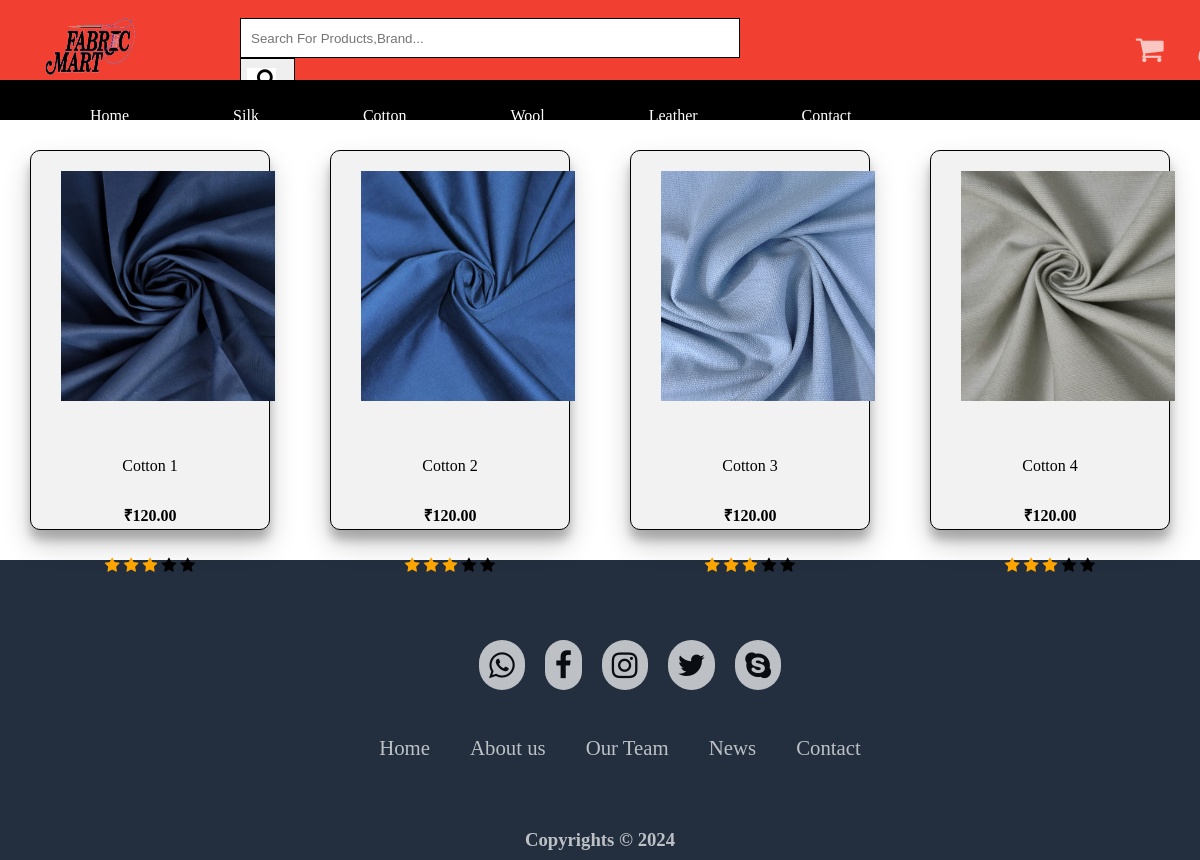
The app's page /cotton.php with its own data.
### tables this page shows
CREATE TABLE `products` (
  `id` int(11) NOT NULL,
  `name` varchar(255) NOT NULL,
  `image` longblob DEFAULT NULL,
  `price` decimal(10,2) NOT NULL,
  `category_id` int(11) NOT NULL
);

### cotton.php (the view, shortened to what this page needs)
<?php
include "header.php";
?>
<html>
<head>
<link rel="stylesheet" href="index.css">
</head>
<body>
<article id="container1">
 <?php
        include "admin/connection.php";
        $sql = "select * from products where id and category_id=2" ;
        $run = mysqli_query($conn, $sql);
        $id= 1;
        while($row = mysqli_fetch_array($run))
        {
            $uid = $row['id'];
            $name = $row['name'];
            $price = $row['price'];
	     	$image=$row['image'];
           ?>
<div class="card1">
<div class="image">
<a href='order.php?order=<?php echo $uid ?>'>
<img src="admin/uploads/<?php echo $image?>" class="img1">
</div>
<div class="product-name">
<p><span><?php echo $name ?><span> </p>
<p><span class="offer">₹<?php echo $price ?></span></p>
<p><span class="fa fa-star checked"></span>
<span class="fa fa-star checked"></span>
<span class="fa fa-star checked"></span>
<span class="fa fa-star"></span>
<span class="fa fa-star"></span></p>
</div>
</div>
	<?php $id++; } ?>
</article>
<?php
include "footer.php";
?>
</body>
</html>

### header.php
<html>
<head>
<link rel="stylesheet" href="font-awesome-4.7.0/css/font-awesome.min.css">
</head>
<header>
<ol>
<li><img src="img/logo.png"></img></li>
<li><form>
&nbsp;&nbsp;<input type="search" placeholder="Search For Products,Brand..." class="search">
<button class="button"><i class="fa fa-search"></i></button>
</form></li>
<li><a href="orderview.php"><i class="fa fa-shopping-cart" class="shopping"></i></a></li>
<li><a href="login.php"><i class="fa fa-user"></i></a>
</li>
</header>
<nav>
<ol>
<li><a href="index.php">Home</a></li>
<li><a href="silk.php">Silk</li></a>
<li><a href="cotton.php">Cotton</li></a>
<li><a href="wool.php">Wool</li></a>
<li><a href="leather.php">Leather</li></a>
<li><a href="#footer">Contact</li></a>
</ol>
</nav>
</body></html>

### footer.php
<html>
<head>
<link rel="stylesheet" href="font-awesome-4.7.0/css/font-awesome.min.css">
</head>
<body>
<footer id="footer">
<div class="container">
	<div class="social">
		<a href="#"><i class="fa fa-whatsapp"></i></a>
		<a href="#"><i class="fa fa-facebook"></i></a>
		<a href="#"><i class="fa fa-instagram"></i></a>
		<a href="#"><i class="fa fa-twitter"></i></a>
		<a href="#"><i class="fa fa-skype"></i></a>
	</div>
</div>
<div>
<div id="navigate">
	<ol>
		<li><a href="#">Home</a></li>
		<li><a href="#">About us</a></li>
		<li><a href="#">Our Team</a></li>
		<li><a href="#">News</a></li>
		<li><a href="#">Contact</a></li>
	</ol>
</div></div>
	<h3>Copyrights &copy; 2024</h3>
</footer>
</body>
</html>

### index.css (style rules this page uses)
html,body { width: 100%; height: 100%; padding: 0px; margin: 0px; overflow-x: hidden; }
header { width:100%; height:80px; background-color:#F13F31; }
header ol { width:100%; list-style:none; display:flex; align-items:center; }
header ol li { display:inline-block; margin:auto; }
header img { width:100px; height:80px; }
header form { float:right; margin:0px 380px 0px 0px; padding-left:100px; }
header .search { padding:10px; height:40px; width: 500px; border: 1px solid black; float: left; }
header .button { height: 40px; width: 55px; border: 1px solid black; float: left; }
header .button .fa { font-size:20px; background:white; color:black; }
header i { background:black; color:white; font-size:30px; padding-left:10px; margin-right:20px; }
header .fa { font-size:30px; background:none; }
header a { float:right; text-decoration:none; color:white; padding-left:5px; opacity:0.7; transition:0.25s; }
nav { width:100%; height:40px; background:black; position:sticky; top:0; overflow:hidden; }
nav ol a { text-decoration:none; color:white; }
nav li { display:inline-block; padding-right:50px; padding-left:50px; line-height:40px; }
article { width:100%; height:auto; }
#container1 { width:100%; display:flex; justify-content:center; align-items:center; }
.card1 { width:21%; display:block; border:1px solid black; margin:30px; height:380px; border-radius:10px; box-sizing:border-box; box-shadow:0 14px 28px rgba(0,0,0,0.2), 0 10px 10px rgba(0,0,0,0.22); cursor:pointer; transition:.4s; background:#f2f2f2; }
#container1 a { text-decoration:none; color:black; }
article .img1 { width:90%; height:230px; padding-left:30px; padding-top:20px; }
.product-name { display:block; text-align:center; padding-top:40px; }
.offer { font-weight:bold; line-height:50px; }
.checked { color:orange; }
footer { width:100%; height:300px; background-color:#232F3E; }
footer .container { width:100%; padding:70px 30px 20px; }
footer .social { display:flex; justify-content:center; }
footer .social a { padding:10px; text-decoration:none; margin:10px; font-size:30px; border-radius:50px; color:black; opacity:0.7; background:white; padding:10px; }
footer #navigate { width:100%; }
footer #navigate ol { display:flex; justify-content:center; list-style:none; }
footer #navigate ol li a { color:white; text-decoration:none; margin:20px; font-size:1.3em; opacity:0.7; transition:0.5s; }
footer h3 { color:white; text-align:center; padding-top:50px; opacity:0.7; transition:0.5s; }

### records on screen
products: image (picture), name "Cotton 1", price "120.00"
products: image (picture), name "Cotton 2", price "120.00"
products: image (picture), name "Cotton 3", price "120.00"
products: image (picture), name "Cotton 4", price "120.00"
